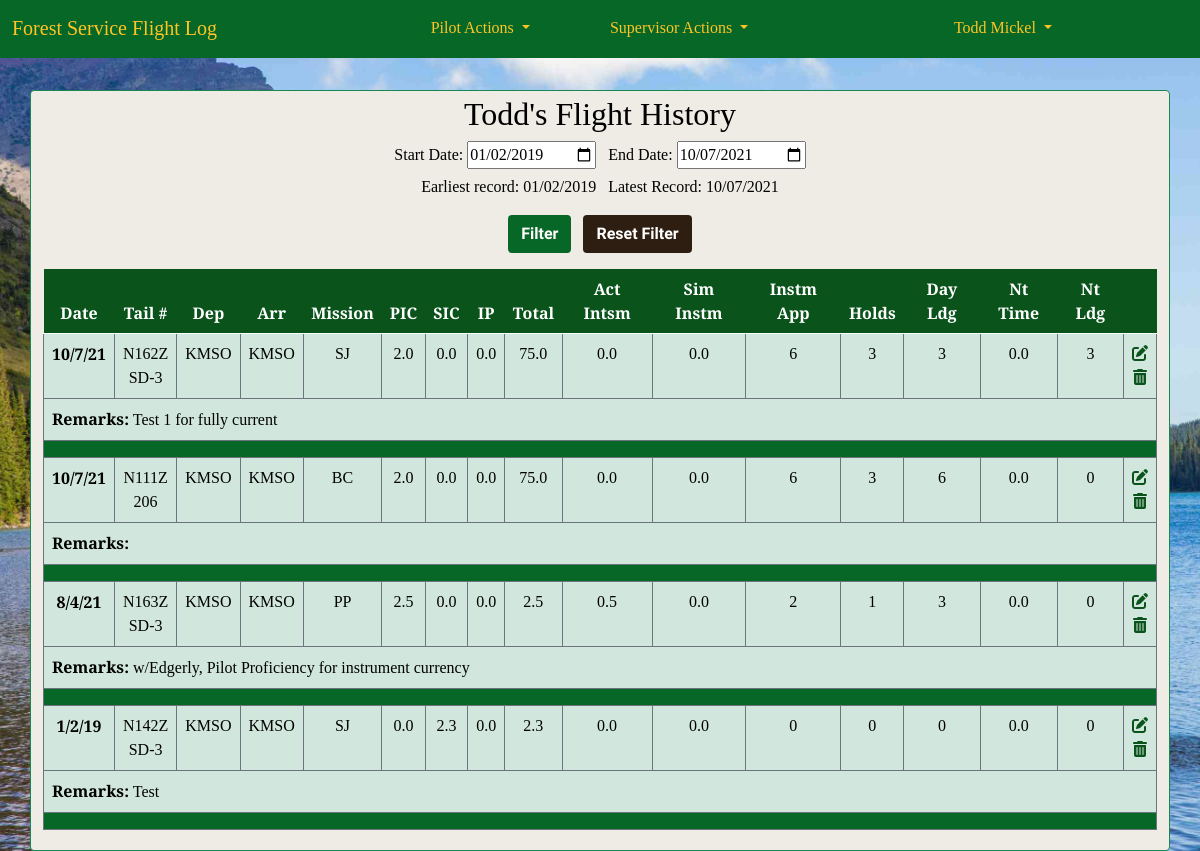
/pilot_log/view/ (signed in), run on the app's committed database.
### accounts/models.py (models this page shows, shortened)
class CustomUser(AbstractUser):
    REGION_CHOICES = [
        ('1', '1 - Northern'),
        ('2', '2 - Rocky Mountain'),
        ('3', '3 - Southwestern'),
        ('4', '4 - Intermountain'),
        ('5', '5 - Pacific Southwest'),
        ('6', '6 - Pacific Northwest'),
        ('8', '8 - Southern'),
        ('9', '9 - Eastern'),
        ('10', '10 - Alaska'),
        ('WO', 'Washington Office'),
    ]
    region = models.CharField(
        max_length=4,
        choices=REGION_CHOICES,
        default='WO',
        null=False,
        blank=False
        )
    base = models.CharField(max_length=20, blank=True)
    office_phone = models.CharField(max_length=12, blank=True)
    cell_phone = models.CharField(max_length=12, blank=True)
    date_of_hire = models.DateField(null=True, blank=True)
    pilot_cert_number = models.CharField(max_length=20, blank=True)
    atp = models.BooleanField(default=False)
    cfi = models.BooleanField(default=False)
    cfii = models.BooleanField(default=False)
    mei = models.BooleanField(default=False)
    commercial_rating = models.BooleanField(default=False)
    medical_class = models.IntegerField(null=True, blank=True)
    date_of_medical = models.DateField(null=True, blank=True)
    user_supervisor = models.ForeignKey(
        'self',
        on_delete=models.PROTECT,
        limit_choices_to={'is_supervisor': True},
        blank=False,
        null=True,
        default=5
        )
    is_supervisor = models.BooleanField(default=False)
    is_captain = models.BooleanField(default=False)
    smokejumper_msn_eval_date = models.DateField(null=True, blank=True)
    equipment_eval_date = models.DateField(null=True, blank=True)
    order = ('username',)
    USERNAME_FIELD = 'username'
    REQUIRED_FIELDS = []

### pilot_log/models.py (models this page shows, shortened)
class FlightDetail(models.Model):
    pilot = models.ForeignKey(
        'accounts.CustomUser',
        on_delete = models.CASCADE,
        blank=False,
        null=False,
        )
    date_of_flight = models.DateField(null=False, blank=False)
    tail_number = models.ForeignKey(
        'Aircraft',
        on_delete = models.PROTECT,
        blank=False,
        null=False,
        )
    depart_ICAO = models.CharField(max_length=4, null=False, blank=False, default="KMSO")
    arrival_ICAO = models.CharField(max_length=4, null=False, blank=False, default="KMSO")
    msn_type = models.CharField(
        max_length=20,
        choices=settings.MISSION_CHOICES,
        null=False,
        blank=False,
        )
    pic_time = models.DecimalField(max_digits=2, decimal_places=1, default=0.0)
    sic_time = models.DecimalField(max_digits=2, decimal_places=1, default=0.0)
    instructor_time = models.DecimalField(max_digits=2, decimal_places=1, default=0.0)
    total_time = models.DecimalField(max_digits=3, decimal_places=1, null=True, blank=True)
    act_instrument_time = models.DecimalField(max_digits=2, decimal_places=1, default=0.0)
    sim_instrument_time = models.DecimalField(max_digits=2, decimal_places=1, default=0.0)
    instrument_appchs = models.PositiveIntegerField(default=0)
    holds = models.PositiveIntegerField(default=0)
    day_landings = models.PositiveIntegerField(default=0)
    night_time = models.DecimalField(max_digits=2, decimal_places=1, default=0.0)
    night_landings = models.PositiveIntegerField(default=0)
    remarks = models.TextField(max_length=250, blank=True, default='')
    class Meta:
        ordering = ['-date_of_flight']
        get_latest_by = 'date_of_flight'

class Aircraft(models.Model):
    tail_number = models.CharField(
        max_length=10,
        primary_key=True
        )
    aircraft_type = models.CharField(
        max_length=15,
        choices=settings.AIRCRAFT_TYPES,
        null=False,
        blank=False
    )

### pilot_log/views.py (the view)
# urls.py: path('view/', FlightListView.as_view(), name='flight_list')
class FlightListView(LoginRequiredMixin, ListView):
    model = FlightDetail
    form_class = FlightListFilterForm
    template_name = "view_flights.html"
    start_date = ''
    end_date = ''
    def get_start_date(self):
        start_date = self.start_date
        try:
            start_date = self.request.GET['start_date']
        except:
            start_date = ''
        if start_date == '':
            start_date = date.today() - datetime.timedelta(weeks=2600)
        return start_date
    def get_end_date(self):
        end_date = self.end_date
        try:
            end_date = self.request.GET['end_date']
        except:
            end_date = ''
        if end_date == '':
            end_date = date.today()
        return end_date
    def get_queryset(self):
        qs = super().get_queryset()
        start = self.get_start_date()
        end = self.get_end_date()
        qs = qs.filter(pilot=self.request.user).filter(
            date_of_flight__gte=start,
            date_of_flight__lte= end
            )
        return qs
    def get_context_data(self, **kwargs):
        context=super().get_context_data(**kwargs)
        try:
            context['earliest'] = FlightDetail.objects.filter(pilot=self.request.user).earliest('date_of_flight').date_of_flight
            context['latest'] = FlightDetail.objects.filter(pilot=self.request.user).latest('date_of_flight').date_of_flight
            context['earliest_filtered'] = self.object_list.earliest('date_of_flight').date_of_flight
            context['latest_filtered'] = self.object_list.latest('date_of_flight').date_of_flight
            return context
        except:
            return context

### templates/view_flights.html (shortened to what this page needs)
{% extends 'base.html' %}
{% load crispy_forms_tags %}
{% block content %}
<div class="container border border-success rounded py-1">
<h2 class="text-center">{{ user.first_name }}'s Flight History</h2>
<form action="" method="GET">
    <label for="start_date" class="form-label">Start Date:</label>
    <input type="date" id="start_date" name="start_date" value="{{ earliest_filtered|date:'Y-m-d'}}">&nbsp;&nbsp;
    <label for="end_date" class="form-label">End Date:</label>
    <input type="date" id="end_date" name="end_date" value="{{ latest_filtered|date:'Y-m-d' }}"><br>
    <p>Earliest record: {{ earliest|date:"m/d/Y" }}&nbsp;&nbsp;&nbsp;Latest Record: {{ latest|date:"m/d/Y" }}</p>
    <button class="btn submit_btn" type="submit">Filter</button>&nbsp;&nbsp;
    <button class="btn cancel_btn" type="button" onclick="location.href='{% url 'flight_list' %}'">Reset Filter</button>
</form>
<table class="table mt-3">
    <thead style="position: sticky;top: 0" class="thead-fs">
        <tr class="table-fs">
            <th scope="col">Date</th>
            <th scope="col">Tail #</th>
            <th scope="col">Dep</th>
            <th scope="col">Arr</th>
            <th scope="col">Mission</th>
            <th scope="col">PIC</th>
            <th scope="col">SIC</th>
            <th scope="col">IP</th>
            <th scope="col">Total</th>
            <th scope="col">Act Intsm</th>
            <th scope="col">Sim Instm</th>
            <th scope="col">Instm App</th>
            <th scope="col">Holds</th>
            <th scope="col">Day Ldg</th>
            <th scope="col">Nt Time</th>
            <th scope="col">Nt Ldg</th>
            <th scope="col"></th>
        </tr>
    </thead>
    <tbody>
        {% for flight in object_list %}
        <tr class="table-success border border-secondary">
            <th scope="row" class="border border-secondary">{{ flight.date_of_flight|date:"n/j/y" }}</th>
            <td class="border border-secondary">{{ flight.tail_number.tail_number }}<br>{{ flight.tail_number.aircraft_type }}</td>
            <td class="border border-secondary">{{ flight.depart_ICAO }}</td>
            <td class="border border-secondary">{{ flight.arrival_ICAO }}</td>
            <td class="border border-secondary">{{ flight.msn_type }}</td>
            <td class="border border-secondary">{{ flight.pic_time }}</td>
            <td class="border border-secondary">{{ flight.sic_time }}</td>
            <td class="border border-secondary">{{ flight.instructor_time }}</td>
            <td class="border border-secondary">{{ flight.total_time }}</td>
            <td class="border border-secondary">{{ flight.act_instrument_time }}</td>
            <td class="border border-secondary">{{ flight.sim_instrument_time }}</td>
            <td class="border border-secondary">{{ flight.instrument_appchs }}</td>
            <td class="border border-secondary">{{ flight.holds }}</td>
            <td class="border border-secondary">{{ flight.day_landings }}</td>
            <td class="border border-secondary">{{ flight.night_time }}</td>
            <td class="border border-secondary">{{ flight.night_landings }}</td>
            <td class="border border-secondary">
                <a class="fas fa-edit" href="{% url 'flight_edit' flight.id  %}"></a><br>
                <a class="fas fa-trash-alt" href="{% url 'flight_delete' flight.id %}"></i></td>
        </tr>
        <tr class="table-success border border-secondary">
            <td colspan = "17" class="text-start"><b>Remarks:</b>  {{ flight.remarks }}</td>
        </tr>
        <tr class="table-fs-break border border-secondary"><td colspan = "17"></td></tr>
        {% endfor %}
    </tbody>
</table>
</div>
{% endblock content %}

### templates/base.html (shortened to what this page needs)
{% load static %}
{% load crispy_forms_tags %}
<!DOCTYPE html>
<html>
    <head>
        <link href="https://cdn.jsdelivr.net/npm/bootstrap@5.1.0/dist/css/bootstrap.min.css" rel="stylesheet"
>
        <link rel="stylesheet" type="text/css"
        href="https://stackpath.bootstrapcdn.com/font-awesome/4.7.0/css/font-awesome.min.css"/>
        <link
            href="{% static 'css/base.css' %}"
            rel="stylesheet">
    </head>
    <body>
        <nav class="navbar navbar-expand-lg navbar-nb2">
            <div class="container-fluid">
                <a class="navbar-brand" href="{% url 'home' %}">Forest Service Flight Log</a>
                <div class="collapse navbar-collapse" id="navbarSupportedContent">
                {% if user.is_authenticated %}
                    <ul class="navbar-nav mx-auto mb-2 mb-lg-0">
                        <li class="nav-item dropdown">
                            <a class="nav-link active dropdown-toggle pa_1" href="#" id="navbarDropdown" role="button" data-bs-toggle="dropdown">
                                Pilot Actions
                            </a>
                        </li>
                        {% if user.is_supervisor %}
                        <li class="nav-item dropdown">
                            <a class="nav-link active dropdown-toggle pa_1" href="#" id="SupDropdown" role="button" data-bs-toggle="dropdown">
                                Supervisor Actions
                            </a>
                        </li>
                        {% endif %}
                    </ul>
                    <ul class="navbar-nav flex-row-reverse">
                        <li class="nav-item dropdown">
                            <a class="nav-link active dropdown-toggle pw_1" href="#" id="profileDropdown" role="button" data-bs-toggle="dropdown">
                                {{ user.get_full_name }}
                            </a>
                        </li>
                    </ul>
                    {% endif %}
                </div>
            </div>
        </nav>
        {% block content %}
        {% endblock content %}
    </body>
</html>

### static/css/base.css (style rules this page uses)
:root { --background: #eeece5; --brown_primary: #2e1e12; --brown_darker: #261f1b; --brown_darkest: #212121; --green_primary: #076727; --green_darkest: #073d11; --green_dark: #0a531b; --blue: #9bdaf1; --light_blue: #e1f3f8; --red_secondary: #e31c3d; --red_darkest: #981b1e; --red_dark: #cd2026; --red_light: #e59393; --red_lightest: #f9dede; --fs_gold: #ffc425; }
body { font-family: 'Playfair Display', serif; background: var(--background) url("/static/img/sf_logo4.jpg") no-repeat; background-size: cover; background-position: center center; background-repeat: no-repeat; background-attachment: fixed; background-size: cover; color: black; }
a { text-decoration: none; }
p { color: black; }
form { color: black; background-color: var(--background); border-radius: 10px; }
.fas, .far { color: var(--green_dark); text-decoration: none }
.navbar { background-color: var(--green_primary); border-bottom: 2px solid var(--green_primary); margin-bottom: 2rem; display: flex; }
.navbar-brand { color:var(--fs_gold); }
.pa_1 { color:var(--fs_gold); }
.pw_1 { color: var(--fs_gold); margin-right: 8rem; }
.container { text-align: center; background-color: var(--background); }
.thead-fs { color: white; }
.table-fs { background-color: var(--green_dark); }
.table-fs-break { background-color: var(--green_primary) }
.btn { font-family: 'Source Sans Pro', sans-serif; font-weight: bold; }
.cancel_btn { background-color: var(--brown_primary); color: white; }
.submit_btn { background-color: var(--green_primary); color: white; }
@media only screen and (min-width: 768px) { body { width:auto; margin-left:auto; margin-right:auto; } }
@media only screen and (min-width: 600px) { body { display: 50%; } }

### templates/view_flights.html (style rules this page uses)
body { background-image: url(/static/img/montana.jpg); }

### data on the page
CustomUser: get_full_name "Todd Mickel", first_name "Todd"
FlightDetail: start_date "01/02/2019", date_of_flight "01/02/2019", date_of_flight "1/2/19", tail_number.tail_number "N142Z", tail_number.aircraft_type "SD-3", depart_ICAO "KMSO", arrival_ICAO "KMSO", msn_type "SJ", pic_time "0.0", sic_time "2.3", instructor_time "0.0", total_time "2.3", act_instrument_time "0.0", sim_instrument_time "0.0", instrument_appchs "0", holds "0", day_landings "0", night_time "0.0", night_landings "0", remarks "Test"
FlightDetail: end_date "10/07/2021", date_of_flight "10/07/2021", date_of_flight "10/7/21", tail_number.tail_number "N162Z", tail_number.aircraft_type "SD-3", depart_ICAO "KMSO", arrival_ICAO "KMSO", msn_type "SJ", pic_time "2.0", sic_time "0.0", instructor_time "0.0", total_time "75.0", act_instrument_time "0.0", sim_instrument_time "0.0", instrument_appchs "6", holds "3", day_landings "3", night_time "0.0", night_landings "3", remarks "Test 1 for fully current"
FlightDetail: date_of_flight "10/7/21", tail_number.tail_number "N111Z", tail_number.aircraft_type "206", depart_ICAO "KMSO", arrival_ICAO "KMSO", msn_type "BC", pic_time "2.0", sic_time "0.0", instructor_time "0.0", total_time "75.0", act_instrument_time "0.0", sim_instrument_time "0.0", instrument_appchs "6", holds "3", day_landings "6", night_time "0.0", night_landings "0"
FlightDetail: date_of_flight "8/4/21", tail_number.tail_number "N163Z", tail_number.aircraft_type "SD-3", depart_ICAO "KMSO", arrival_ICAO "KMSO", msn_type "PP", pic_time "2.5", sic_time "0.0", instructor_time "0.0", total_time "2.5", act_instrument_time "0.5", sim_instrument_time "0.0", instrument_appchs "2", holds "1", day_landings "3", night_time "0.0", night_landings "0", remarks "w/Edgerly, Pilot Proficiency for instrument currency"
